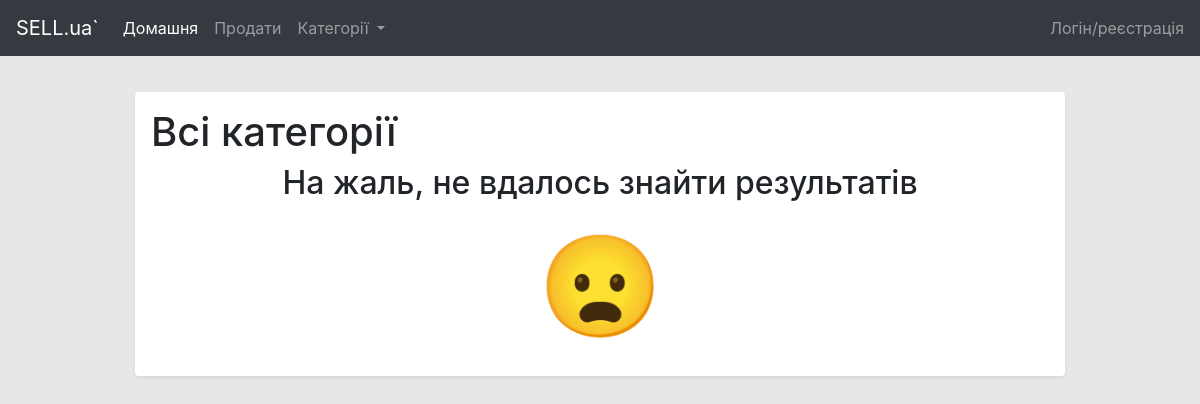
The page /category/root/ on the database as committed earlier.
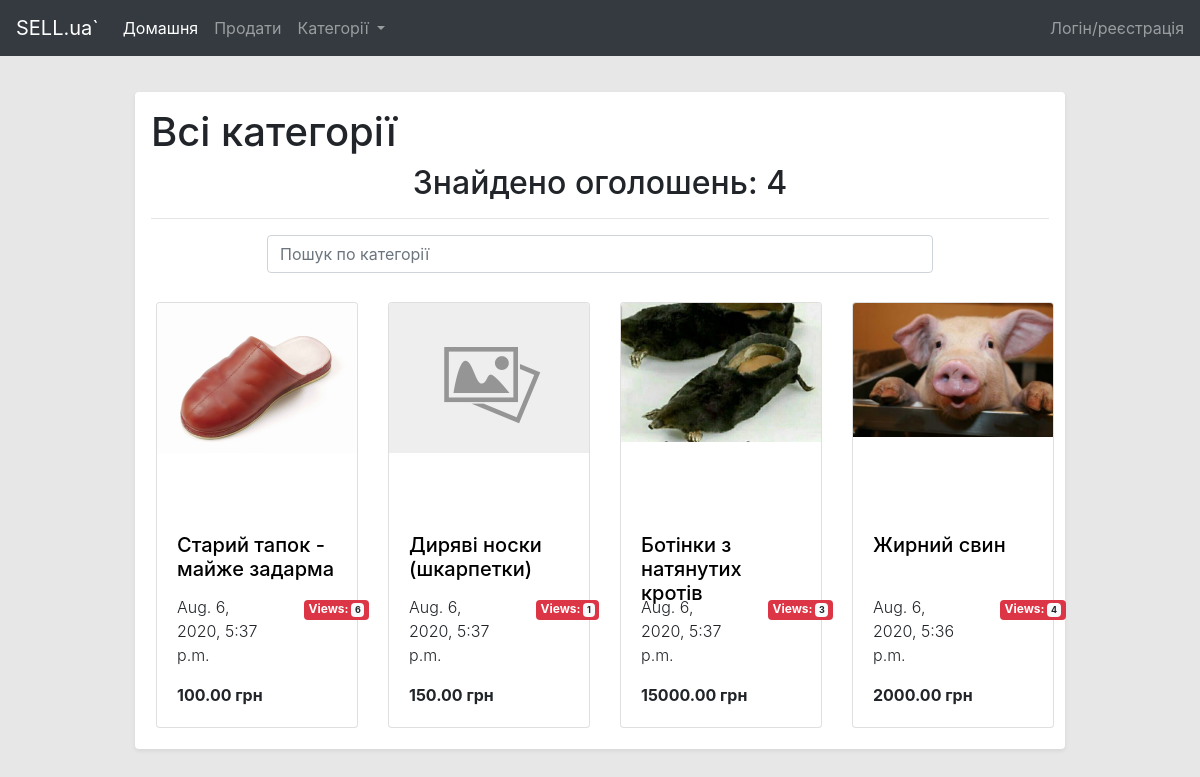
The same page on the database as committed later.
### website/models.py (models this page shows, shortened)
class Advert(models.Model):
    title = models.CharField("Заголовок", max_length=100)
    owner = models.ForeignKey(User, on_delete=models.CASCADE, verbose_name="Власник")
    date_published = models.DateTimeField("Дата публікації", auto_now=True)
    description = models.TextField("Опис", max_length=1000)
    price = models.DecimalField("Ціна", decimal_places=2, max_digits=10)
    is_price_final = models.BooleanField(default=False)
    status = models.ForeignKey(verbose_name="Статус", to=AdvertStatus, on_delete=models.SET_NULL, null=True)
    category = models.ForeignKey(Category, on_delete=models.CASCADE, verbose_name="Категорія")
    views = models.PositiveIntegerField("Перегляди", default=0)
    address = models.ForeignKey(verbose_name="Адреса відправлювача", to=UserAddress, on_delete=models.SET_NULL, null=True, blank=True)
    def get_cover_photo(self):
        all_images = self.advertphoto_set.all()
        if all_images:
            if self.advertphoto_set.filter(is_cover_photo=True):
                return self.advertphoto_set.filter(is_cover_photo=True).get().image.url
            else:
                return self.advertphoto_set.first().image.url
        return ''
    def is_advert_active(self):
        return self.status is not None \
               and self.status.label == "ADVERT_ACTIVE"
    class Meta:
        verbose_name = "Оголошення"
        verbose_name_plural = "Оголошення"

class AdvertPhoto(models.Model):
    advert = models.ForeignKey(Advert, verbose_name="Оголошення", on_delete=models.CASCADE)
    image = models.ImageField(upload_to="images/", verbose_name="Зображення", default='images/default-no-image.img')
    url = models.SlugField
    is_cover_photo = models.BooleanField("Обкладинка", default=False)
    class Meta:
        verbose_name = "Фото оголошення"
        verbose_name_plural = "Фото оголошення"

### website/views.py (the view)
# urls.py: path("category/<slug:url>/", views.CategoryAdvertListView.as_view(), name='category'),
class CategoryAdvertListView(HeaderAwareListView):
    model = Advert
    slug_field = "url"
    template_name = "website/category.html"
    def get_context_data(self, *, object_list=None, **kwargs):
        context_data = super(CategoryAdvertListView, self).get_context_data(object_list=None, kwargs=kwargs)
        context_data['category'] = Category.objects.get(url=self.kwargs["url"])
        return context_data
    def get_queryset(self):
        query_url = self.kwargs["url"]
        if "root" in query_url:
            return AdvertService.get_active_adverts()
        else:
            self_and_descendants = CategoryService.get_category_and_descendants(query_url)
            return AdvertService.get_active_adverts_for_categories(category_list=self_and_descendants)

### website/models.py (called while the page is built)
    def get_url(self):
        return reverse("category", args=[self.url])

### website/services.py (called while the page is built)
    @staticmethod
    def get_active_adverts():
            return Advert.objects.filter(status=AdvertService.ADVERT_STATUS_ACTIVE)

### templates/website/category.html
{% extends 'base.html' %}
{% block content %}
<h1> {{ category.name }}</h1>
{% if not advert_list.count %}
<h2 class="text-center">
    На жаль, не вдалось знайти результатів
</h2>
<div class="text-center">
    <span style='font-size:100px;'>&#128550;</span>
</div>
{% else %}
<h2 class="text-center"> Знайдено оголошень: {{advert_list.count}} </h2>
<hr/>
{% endif %}
{% if advert_list.count %}
<div class="row d-flex justify-content-center">
    <div class="active-cyan-4 mb-4 col-md-9">
        <input aria-label="Search" class="form-control" placeholder="Пошук по категорії" type="text">
    </div>
</div>
{% endif %}
{% include 'include/adverts_list.html' with advert_list=advert_list %}
{% endblock content %}

### templates/include/adverts_list.html
<div class="row">
    {% for advert in advert_list %}
    {% if advert.is_advert_active %}
    <div class="col-lg-3 col-md-6 col-sm-6 col-xs-12">
        <div class="card card-spaced w-100 " style="width: 18rem;">
            <div class="card-img-container">
                {% if advert.get_cover_photo %}
                <img alt="..." class="card-img-top" src="{{ advert.get_cover_photo }}">
                {% else %}
                <img alt="..." class="card-img-top" src="/media/images/default-no-image.jpg">
                {% endif %}
            </div>
            <div class="card-body">
                <h5 class="card-title"><a href="/advert/{{advert.pk}}">{{ advert.title }}</a></h5>
                <div class="row">
                    <div class="col-8">
                        <p class="font-weight-light">{{ advert.date_published }}</p>
                    </div>
                    <div class="col-4 text-right">
                        <span class="badge badge-danger">
                            Views: <span class="badge badge-light">{{ advert.views }}</span>
                        </span>
                    </div>
                </div>
                <b>{{advert.price}} грн</b>
            </div>
        </div>
    </div>
    {% endif %}
    {% endfor %}
</div>

Rows that differ between the two databases and show on the page:
now on this page (row edited): Advert: get_cover_photo (picture), title "Старий тапок - майже задарма", date_published "Aug. 6, 2020, 5:37 p.m.", views "6", price "100.00"
now on this page (row edited): Advert: title "Диряві носки (шкарпетки)", date_published "Aug. 6, 2020, 5:37 p.m.", views "1", price "150.00"
now on this page (row edited): Advert: get_cover_photo (picture), title "Ботінки з натянутих кротів", date_published "Aug. 6, 2020, 5:37 p.m.", views "3", price "15000.00"
now on this page (row edited): Advert: get_cover_photo (picture), title "Жирний свин", date_published "Aug. 6, 2020, 5:36 p.m.", views "4", price "2000.00"
Other text that changed with them:
{{ advert_list.count }}: (not shown) → "4"
text no longer shown: "На жаль, не вдалось знайти результатів 😦"
text now shown: "Знайдено оголошень:"
